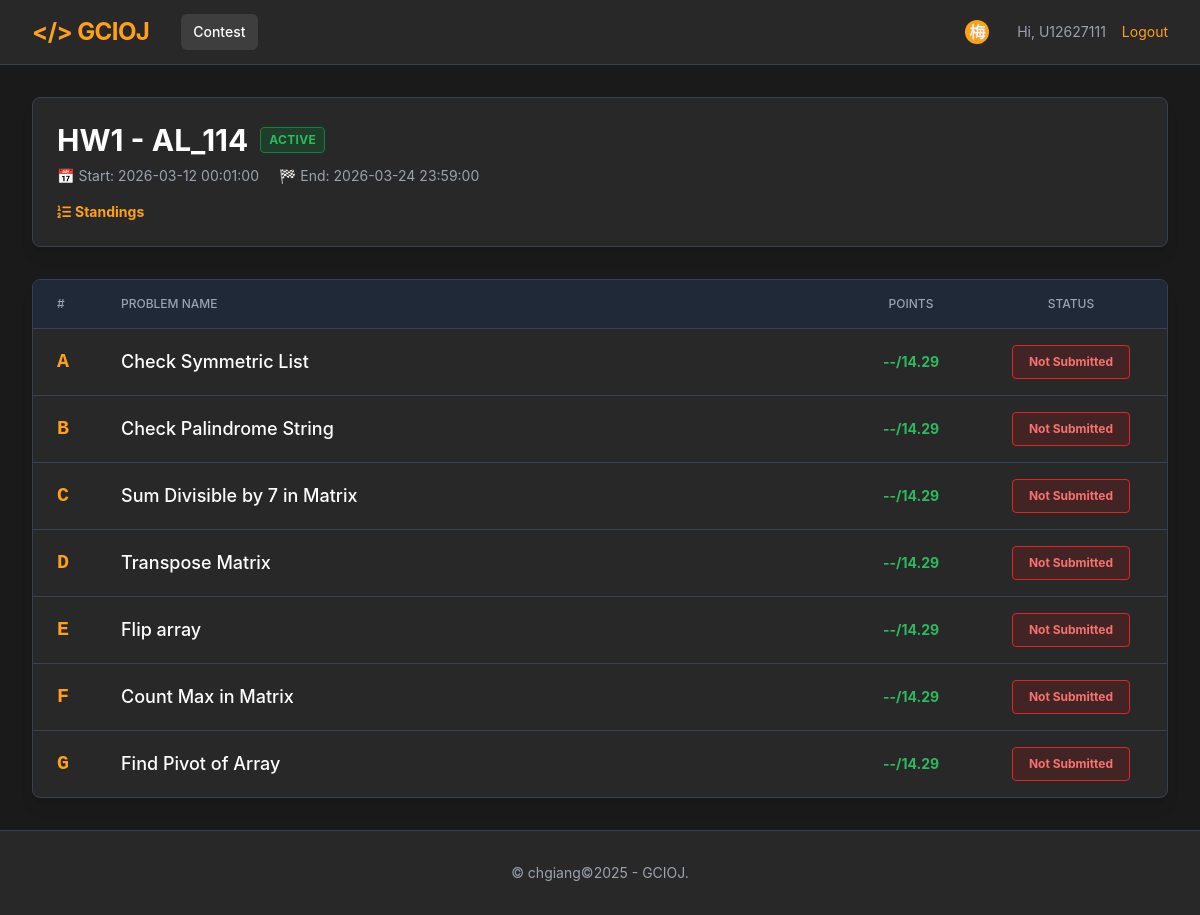
The page /GCIOJ/viewcontest.php?name=HW1&course=AL_114 (signed in) on the database its author committed.
### tables this page shows
CREATE TABLE `contest` (
  `id` int NOT NULL AUTO_INCREMENT,
  `name` varchar(100) NOT NULL,
  `course_id` int NOT NULL,
  `course` varchar(100) DEFAULT NULL,
  `is_active` tinyint(1) NOT NULL DEFAULT '0',
  `is_public` tinyint(1) NOT NULL DEFAULT '0',
  `anti_cheat` tinyint(1) NOT NULL DEFAULT '0',
  `start_time` datetime DEFAULT NULL,
  `end_time` datetime DEFAULT NULL,
  PRIMARY KEY (`id`)
);

CREATE TABLE `contest_problem` (
  `contest_id` int NOT NULL,
  `problem_id` int NOT NULL,
  `problem_order` int DEFAULT NULL,
  PRIMARY KEY (`contest_id`,`problem_id`),
  KEY `problem_id` (`problem_id`),
  CONSTRAINT `contest_problem_ibfk_1` FOREIGN KEY (`contest_id`) REFERENCES `contest` (`id`) ON DELETE CASCADE,
  CONSTRAINT `contest_problem_ibfk_2` FOREIGN KEY (`problem_id`) REFERENCES `problem` (`id`) ON DELETE CASCADE
);

CREATE TABLE `problem` (
  `id` int NOT NULL AUTO_INCREMENT,
  `code` varchar(20) NOT NULL,
  `leetcode_id` varchar(50) DEFAULT NULL,
  `leetcode_link` varchar(255) DEFAULT NULL,
  `title` varchar(255) DEFAULT NULL,
  `input_type` varchar(10) NOT NULL DEFAULT 'arr',
  `output_type` enum('screen','value') NOT NULL DEFAULT 'value',
  `grading_type` enum('algorithm','test') NOT NULL,
  `description` text,
  `level` enum('Easy','Medium','Hard') DEFAULT 'Easy',
  `time_limit_ms` int DEFAULT '1000',
  `memory_limit_mb` int DEFAULT '256',
  `tag` varchar(255) DEFAULT NULL,
  `forbidden_keyword` text NOT NULL,
  PRIMARY KEY (`id`),
  UNIQUE KEY `code` (`code`)
);

### GCIOJ/db.php (called while the page is built, shortened)
<?php
class DB
{
    private static $pdo = null;
    public static function connect()
    {
        if (self::$pdo === null) {
            try {
                $host = DB_HOST;
                $db = DB_NAME;
                $user = DB_USER;
                $pass = DB_PASS;
                $charset = 'utf8mb4';
                $dsn = "mysql:host=$host;dbname=$db;charset=$charset";
                self::$pdo = new PDO($dsn, $user, $pass, [
                    PDO::ATTR_ERRMODE => PDO::ERRMODE_EXCEPTION,
                    PDO::ATTR_DEFAULT_FETCH_MODE => PDO::FETCH_ASSOC
                ]);
            }
            catch (PDOException $e) {
                die("DB Connection Error: " . $e->getMessage());
            }
        }
        return self::$pdo;
    }
}
?>

### GCIOJ/contest.php (called while the page is built, shortened)
<?php
require_once 'db.php';
class Contest
{
    public static function getByNameAndCourse($name, $course)
    {
        $stmt = DB::connect()->prepare("SELECT * FROM contest WHERE name = ? AND course = ?");
        $stmt->execute([$name, $course]);
        return $stmt->fetch();
    }
    public static function getProblems($contestId)
    {
        $sql = "SELECT p.*, cp.problem_order
                FROM problem p
                JOIN contest_problem cp ON p.id = cp.problem_id
                WHERE cp.contest_id = ?
                ORDER BY cp.problem_order ASC";
        $stmt = DB::connect()->prepare($sql);
        $stmt->execute([$contestId]);
        return $stmt->fetchAll();
    }
}
?>

### GCIOJ/submission.php (called while the page is built, shortened)
<?php
require_once 'db.php';
class Submission {
    public static function hasSubmitted($studentId, $contestId, $problemId) {
        $db = DB::connect();
        $sql = "SELECT COUNT(*) FROM submission
                WHERE student_id = ? AND contest_id = ? AND problem_id = ?";
        $stmt = $db->prepare($sql);
        $stmt->execute([$studentId, $contestId, $problemId]);
        return $stmt->fetchColumn() > 0;
    }
}
?>

### GCIOJ/viewcontest.php (the view, shortened to what this page needs)
<?php
require_once 'contest.php';
require_once 'submission.php';
$contestName = urldecode($_GET['name']);
$courseName = urldecode($_GET['course']);
$contest = Contest::getByNameAndCourse($contestName,$courseName);
$problems = Contest::getProblems($contest['id']);
$status = ($contest['is_active'] == 1 ) ? 'Active' : 'Inactive';
function getProblemLetter($index) {
    $letter = '';
    while ($index >= 0) {
        $letter = chr(65 + ($index % 26)) . $letter;
        $index = intval($index / 26) - 1;
    }
    return $letter;
}
function getDifficultyColor($level) {
    switch (strtolower($level)) {
        case 'easy':
            return 'text-brand-green';
    }
}
?>
<!DOCTYPE html>
<html lang="en" class="dark">
<head>
    <script src="https://cdn.tailwindcss.com"></script>
    <link rel="stylesheet" href="https://cdnjs.cloudflare.com/ajax/libs/font-awesome/6.4.0/css/all.min.css">
</head>
<body class="bg-dark-bg text-dark-text font-sans min-h-screen flex flex-col">
    <?php include_once 'nav.php'; ?>
    <main class="flex-grow max-w-7xl mx-auto px-4 sm:px-6 lg:px-8 py-8 w-full">
        <div class="bg-dark-surface border border-gray-700 rounded-lg p-6 mb-8 shadow-lg">
            <div class="flex flex-col md:flex-row justify-between items-start md:items-center gap-4">
                <div>
                    <div class="flex items-center gap-3 mb-2">
                        <h1 class="text-3xl font-bold text-white"><?= htmlspecialchars($contest['name']) ?> - <?= htmlspecialchars($contest['course']) ?></h1>
                        <?php if($status == 'Active'): ?>
                            <span class="px-2 py-1 bg-green-900/50 text-brand-green border border-green-700 text-xs rounded font-bold uppercase tracking-wide animate-pulse">Active</span>
                        <?php else: ?>
                            <span class="px-2 py-1 bg-gray-700 text-gray-400 border border-gray-600 text-xs rounded font-bold uppercase tracking-wide">Inactive</span>
                        <?php endif; ?>
                    </div>
                    <p class="text-dark-muted text-sm">
                        <span class="mr-4">📅 Start: <?= $contest['start_time'] ?></span>
                        <span>🏁 End: <?= $contest['end_time'] ?></span>
                    </p>
                 <p class="mt-4 flex flex-wrap gap-4 text-sm font-bold">
                  <a href="standings.php?contestID=<?= $contest['id'] ?>&course=<?= $courseName ?>" class="text-brand-orange hover:underline decoration-2 underline-offset-4"><i class="fas fa-list-ol mr-1"></i>Standings</a>
                </p>
                </div>
            </div>
        </div>
        <div class="bg-dark-surface rounded-lg border border-gray-700 overflow-hidden shadow-lg">
            <table class="w-full text-left border-collapse">
                <thead>
                    <tr class="bg-gray-800 text-dark-muted text-xs uppercase border-b border-gray-700">
                        <th class="px-6 py-4 font-medium w-16">#</th>
                        <th class="px-6 py-4 font-medium">Problem Name</th>
                        <th class="px-6 py-4 font-medium w-32 text-center">Points</th>
                        <th class="px-6 py-4 font-medium w-48 text-center">Status</th>
                    </tr>
                </thead>
                <tbody class="divide-y divide-gray-700 text-sm">
                    <?php
                        $n_problem = count($problems) ;
                        if ($n_problem>0)
                            $pts = round(100/$n_problem,2);
                        else
                            $pts = 0;
                        if (count($problems) > 0): ?>
                        <?php foreach ($problems as $index => $row):
                                $link_solve_problem =  ($row['output_type'] == 'screen') ? 'solve_problem_terminal.php' : 'solve_problem.php' ;
                                $isSubmitted = false;
                                if (isset($_SESSION['user_id'])) {
                                    $isSubmitted = Submission::hasSubmitted($_SESSION['user_id'], $contest['id'] , $row['id']);
                                    if ($isSubmitted)
                                        $submissionStatus = Submission::getSubmissionStatus($_SESSION['user_id'], $contest['id'] , $row['id']);
                                    else
                                         $submissionStatus = "Not Submitted";
                                }
                            ?>
                            <tr class="hover:bg-dark-hover transition group">
                                <td class="px-6 py-4">
                                   <span class="font-mono font-bold text-brand-orange text-xl block">
                                       <?= getProblemLetter($index) ?>
                                   </span>
                                </td>
                                <td class="px-6 py-4">
                                     <a href="<?= $link_solve_problem ?>?code=<?= $row['code'] ?>&contest=<?= urlencode($contestName) ?>&course=<?= urlencode($courseName) ?>"
                                       class="font-medium text-white group-hover:text-brand-orange transition text-lg block">
                                        <?= htmlspecialchars($row['title']) ?>
                                    </a>
                                </td>
                                <td class="px-6 py-4 text-center font-bold <?= getDifficultyColor($row['level']) ?>">
                                    <?php
                                    if ($isSubmitted  == false)
                                            echo "--/".$pts;
                                    else if ($isSubmitted && strcmp($submissionStatus,"Accepted")==0)
                                        echo $pts."/".$pts;
                                    else
                                            echo "0/".$pts;
                                    ?>
                                </td>
                                <td class="px-6 py-4 text-center">
                                    <?php if ($isSubmitted && strcmp($submissionStatus,"Accepted")==0): ?>
                                        <a href="<?= $link_solve_problem ?>?code=<?= $row['code'] ?>&contest=<?= urlencode($contestName) ?>&course=<?= urlencode($courseName) ?>"
                                           class="inline-block bg-green-900/30 border border-green-600 text-green-400 hover:bg-green-900/50 px-4 py-2 rounded text-xs font-bold transition">
                                             <?= htmlspecialchars($submissionStatus) ?>
                                        </a>
                                    <?php else: ?>
                                        <a href="<?= $link_solve_problem ?>?code=<?= $row['code'] ?>&contest=<?= urlencode($contestName) ?>&course=<?= urlencode($courseName) ?>"
                                           class="inline-block bg-red-900/30 border border-red-600 text-red-400 hover:bg-red-900/50 px-4 py-2 rounded text-xs font-bold transition">
                                             <?= htmlspecialchars($submissionStatus) ?>
                                        </a>
                                    <?php endif; ?>
                                </td>
                            </tr>
                        <?php endforeach; ?>
                    <?php endif; ?>
                </tbody>
            </table>
        </div>
    </main>
   <?php include 'footer.php' ?>
</body>
</html>

### rows shown on the page
contest: name "HW1", course "AL_114", start_time "2026-03-12 00:01:00", end_time "2026-03-24 23:59:00"
contest_problem: index "A", problem.title "Check Symmetric List", submissionStatus "Not Submitted"
contest_problem: index "B", problem.title "Check Palindrome String", submissionStatus "Not Submitted"
contest_problem: index "C", problem.title "Sum Divisible by 7 in Matrix", submissionStatus "Not Submitted"
contest_problem: index "D", problem.title "Transpose Matrix", submissionStatus "Not Submitted"
contest_problem: index "E", problem.title "Flip array", submissionStatus "Not Submitted"
contest_problem: index "F", problem.title "Count Max in Matrix", submissionStatus "Not Submitted"
contest_problem: index "G", problem.title "Find Pivot of Array", submissionStatus "Not Submitted"

### other values the page prints
mb_substr($_SESSION['name'], 0, 1, "UTF-8") "梅"
$_SESSION['student_id'] "U12627111"
